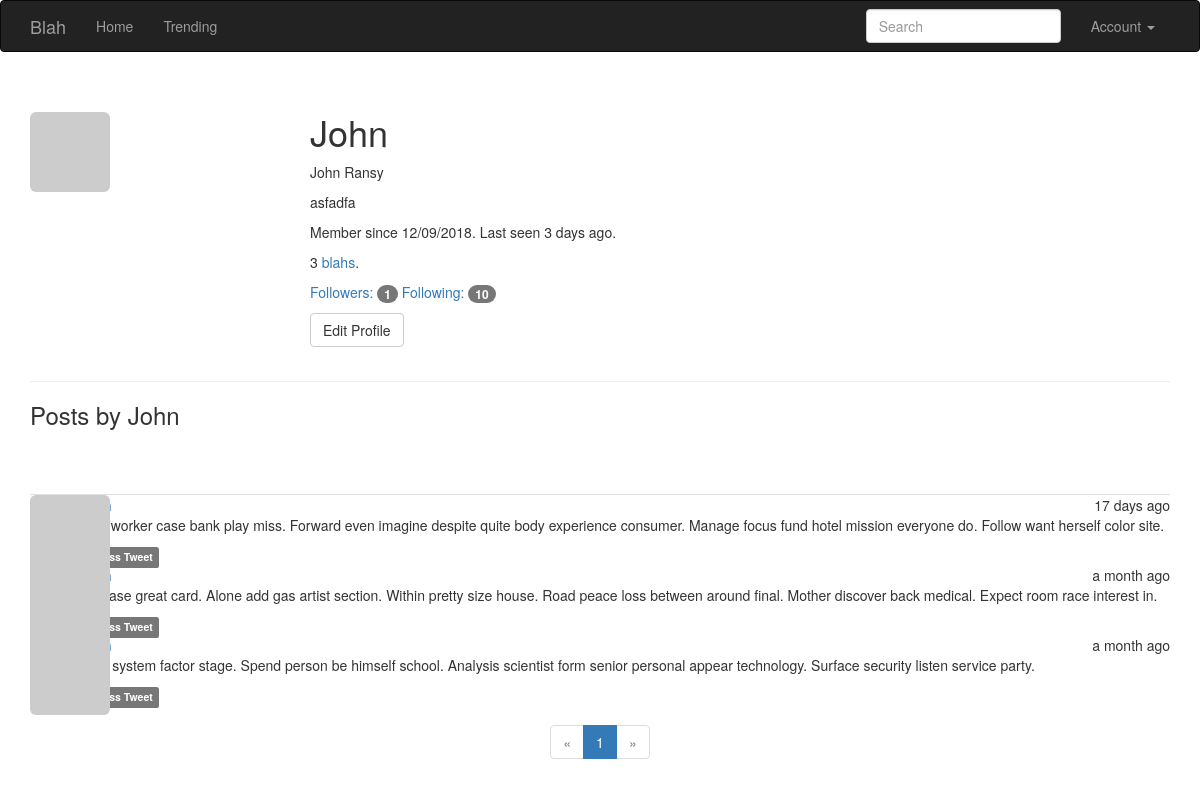
The app's page /user/John (signed in), older data.
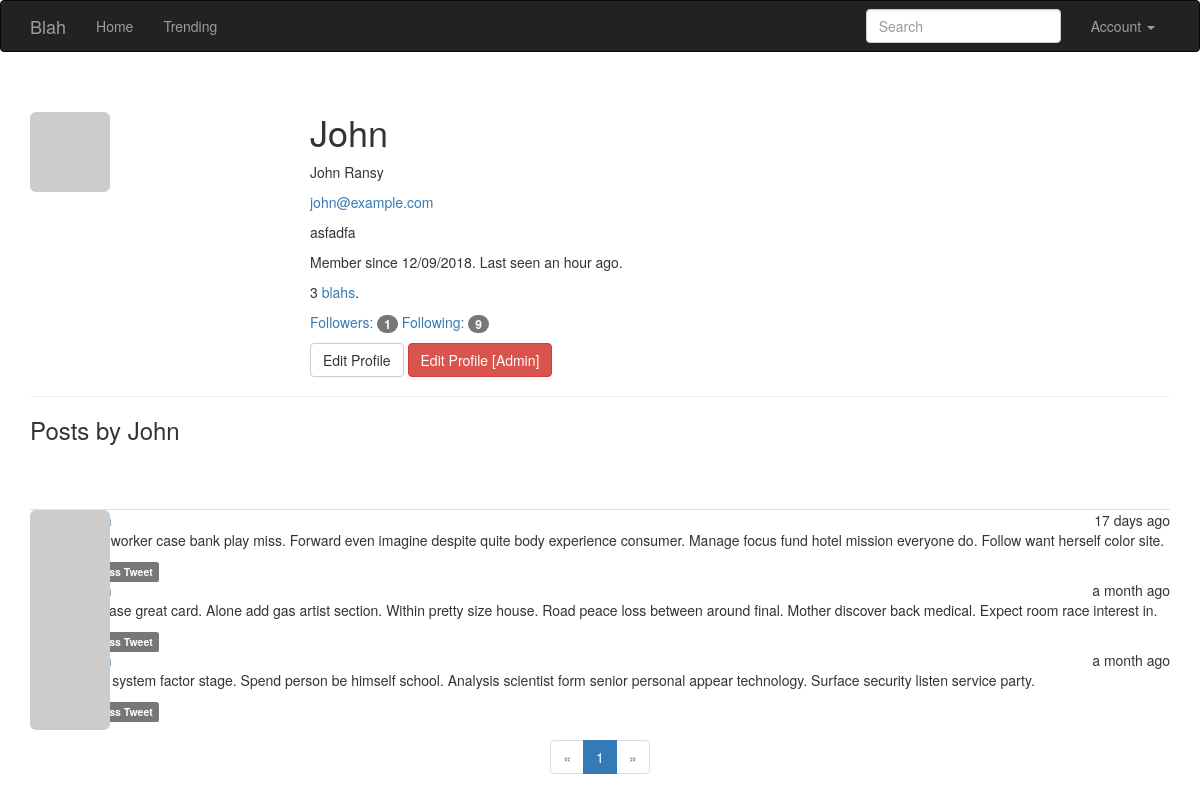
The same page, newer data.
### app/models.py (models this page shows, shortened)
class User(UserMixin, db.Model):
    __tablename__ = 'users'
    id = db.Column(db.Integer, primary_key=True)
    email = db.Column(db.String(64), unique=True, index=True)
    username = db.Column(db.String(64), unique=True, index=True)
    role_id = db.Column(db.Integer, db.ForeignKey('roles.id'))
    password_hash = db.Column(db.String(128))
    confirmed = db.Column(db.Boolean, default=False)
    name = db.Column(db.String(64))
    location = db.Column(db.String(64))
    about_me = db.Column(db.Text())
    member_since = db.Column(db.DateTime(), default=datetime.utcnow)
    last_seen = db.Column(db.DateTime(), default=datetime.utcnow)
    avatar_hash = db.Column(db.String(32))
    posts = db.relationship('Post', backref='author', lazy='dynamic')
    followed = db.relationship('Follow',
                               foreign_keys=[Follow.follower_id],
                               backref=db.backref('follower', lazy='joined'),
                               lazy='dynamic',
                               cascade='all, delete-orphan')
    followers = db.relationship('Follow',
                                foreign_keys=[Follow.followed_id],
                                backref=db.backref('followed', lazy='joined'),
                                lazy='dynamic',
                                cascade='all, delete-orphan')
    @property
    def password(self):
        raise AttributeError('Password is not a readable attribute')
    def ping(self):
        self.last_seen = datetime.utcnow()
        db.session.add(self)
    def can(self, perm):
        return self.role is not None and self.role.has_permission(perm)
    def is_administrator(self):
        return self.can(Permission.ADMIN)
    def gravatar(self, size=100, default='identicon', rating='g'):
        if request.is_secure:
            url = 'https://secure.gravatar.com/avatar'
        else:
            url = 'https://www.gravatar.com/avatar'
        hash = hashlib.md5(self.email.lower().encode('utf-8')).hexdigest()
        return '{url}/{hash}?s={size}&d={default}&r={rating}'.format(
            url=url, hash=hash, size=size, default=default, rating=rating)

class SearchableMixin(object):
    @classmethod
    def before_commit(cls, session):
        session._changes = {
            'add': list(session.new),
            'update': list(session.dirty),
            'delete': list(session.deleted)
        }
    @classmethod
    def after_commit(cls, session):
        for obj in session._changes['add']:
            if isinstance(obj, SearchableMixin):
                add_to_index(obj.__tablename__, obj)
        for obj in session._changes['update']:
            if isinstance(obj, SearchableMixin):
                add_to_index(obj.__tablename__, obj)
        for obj in session._changes['delete']:
            if isinstance(obj, SearchableMixin):
                remove_from_index(obj.__tablename__, obj)
        session._changes = None

class Post(SearchableMixin,db.Model):
    __searchable__ = ['body']
    __tablename__ = 'posts'
    id = db.Column(db.Integer, primary_key=True)
    body = db.Column(db.Text)
    body_html = db.Column(db.Text)
    timestamp = db.Column(db.DateTime, index=True, default=datetime.utcnow)
    author_id = db.Column(db.Integer, db.ForeignKey('users.id'))

### app/main/views.py (the view)
@main.route('/user/<username>')
def user(username):
    user = User.query.filter_by(username=username).first_or_404()
    if user is None:
            abort(404)
    page = request.args.get('page', 1, type=int)
    pagination = user.posts.order_by(Post.timestamp.desc()).paginate(
        page, per_page=current_app.config['POSTS_PER_PAGE'], error_out=False)
    posts = pagination.items
    max_number_of_followed=current_app.config['MAX_NUMBER_OF_FOLLOWED']
    return render_template('user.html', user=user, pagination=pagination, posts=posts, max_number_of_followed=max_number_of_followed)

### app/main/forms.py
class SearchForm(FlaskForm):
    q = StringField(_l('Search'), validators=[DataRequired()])
    def __init__(self, *args, **kwargs):
        if 'formdata' not in kwargs:
            kwargs['formdata'] = request.args
        if 'csrf_enabled' not in kwargs:
            kwargs['csrf_enabled'] = False
        super(SearchForm, self).__init__(*args, **kwargs)

### app/auth/views.py (called while the page is built)
@auth.before_app_request
def before_request():
    if current_user.is_authenticated:
        current_user.ping()
        if not current_user.confirmed \
                and request.endpoint \
                and request.blueprint != 'auth' \
                and request.endpoint != 'static':
            return redirect(url_for('auth.unconfirmed'))

### app/main/__init__.py (called while the page is built)
@main.app_context_processor
def inject_permissions():
    return dict(Permission=Permission)

### app/main/views.py (called while the page is built)
@main.before_app_request
def before_request():
    current_user.last_seen = datetime.utcnow()
    db.session.commit()
    g.search_form = SearchForm()
    g.locale = str(get_locale())

### app/models.py (called while the page is built)
@login_manager.user_loader
def load_user(user_id):
    return User.query.get(int(user_id))

    def has_permission(self, perm):
        return self.permissions & perm == perm

### app/templates/user.html (shortened to what this page needs)
{% extends "base.html" %}
{% import "bootstrap/wtf.html" as wtf %}
{% import "macros.html" as macros %}
{% block page_content %}
<div class="page-header">
  <img class="img-rounded profile-thumbnail" src="{{ user.gravatar(size=256) }}">
  <div class="profile-header">
    <h1>{{ user.username }}</h1>
    {% if user.name or user.location %}
    <p>
        {% if user.name %}{{ user.name }}{% endif %}
    </p>
    {% endif %}
    {% if current_user.is_administrator() %}
    <p>
      <a href="mailto:{{ user.email }}">
        {{ user.email }}
      </a>
    </p>
    {% endif %}
    {% if user.about_me %}<p>{{ user.about_me }}</p>{% endif %}
    <p>Member since {{ moment(user.member_since).format('L') }}. Last seen {{ moment(user.last_seen).fromNow() }}.</p>
    <p>{{ user.posts.count() }} <a href="{{ url_for('.user', username=user.username) }}">blahs</a>.</p>
    <p>
        <a href="{{ url_for('.followers', username=user.username) }}">Followers: <span class="badge">{{ user.followers.count() - 1}}</span></a>
        <a href="{{ url_for('.followed_by', username=user.username) }}">Following: <span class="badge">{{ user.followed.count() - 1}}</span></a>
    </p>
    <p>
        {% if user == current_user %}
        <a class="btn btn-default" href="{{ url_for('.edit_profile') }}">Edit Profile</a>
        {% endif %}
        {% if current_user.is_administrator() %}
        <a class="btn btn-danger" href="{{ url_for('.edit_profile_admin', id=user.id) }}">Edit Profile [Admin]</a>
        {% endif %}
    </p>
  </div>
</div>
<h3>Posts by {{ user.username }}</h3>
{% include 'templatePosts.html' %}
{% if pagination %}
<div class="text-center">
    {{ macros.pagination_widget(pagination, '.user', username=user.username) }}
</div>
{% endif %}
{% endblock %}

### app/templates/base.html (shortened to what this page needs)
{% extends "bootstrap/base.html" %}
{% block head %}
{{ super() }}
<link rel="stylesheet" type="text/css" href="{{ url_for('static', filename='styles.css') }}">
{% endblock %}
{% block navbar %}
<div class="navbar navbar-inverse" role="navigation">
    <div class="container">
        <div class="navbar-header">
            <a class="navbar-brand" href="{{ url_for('main.index') }}">Blah</a>
        </div>
        <div class="navbar-collapse collapse">
            <ul class="nav navbar-nav">
                <li><a href="{{ url_for('main.index') }}">Home</a></li>
              {% if current_user.is_authenticated %}
                <li><a href="{{ url_for('main.trending') }}">Trending</a></li>
              {% endif %}
            </ul>
            <ul class="nav navbar-nav navbar-right">
              <form class="navbar-form navbar-left" method="get"
                      action="{{ url_for('main.search') }}">
                  <div class="form-group">
                      {{ g.search_form.q(size=20, class='form-control',
                          placeholder=g.search_form.q.label.text) }}
                  </div>
              </form>
                {% if current_user.is_authenticated %}
                <li class="dropdown">
                    <a href="#" class="dropdown-toggle" data-toggle="dropdown">Account <b class="caret"></b></a>
                </li>
                {% else %}
                <li><a href="{{ url_for('auth.login') }}">Log In</a></li>
                {% endif %}
            </ul>
        </div>
    </div>
</div>
{% endblock %}
{% block content %}
<div class="container">
    {% block page_content %}{% endblock %}
</div>
{% endblock %}

### app/templates/macros.html
{% macro pagination_widget(pagination, endpoint) %}
<ul class="pagination" >
    <li{% if not pagination.has_prev %} class="disabled"{% endif %}>
        <a href="{% if pagination.has_prev %}{{ url_for(endpoint, page=pagination.prev_num, **kwargs) }}{% else %}#{% endif %}">
            &laquo;
        </a>
    </li>
    {% for p in pagination.iter_pages() %}
        {% if p %}
            {% if p == pagination.page %}
            <li class="active">
                <a href="{{ url_for(endpoint, page = p, **kwargs) }}">{{ p }}</a>
            </li>
            {% else %}
            <li>
                <a href="{{ url_for(endpoint, page = p, **kwargs) }}">{{ p }}</a>
            </li>
            {% endif %}
        {% else %}
        <li class="disabled"><a href="#">&hellip;</a></li>
        {% endif %}
    {% endfor %}
    <li{% if not pagination.has_next %} class="disabled"{% endif %} >
        <a href="{% if pagination.has_next %}{{ url_for(endpoint, page=pagination.next_num, **kwargs) }}{% else %}#{% endif %}">
            &raquo;
        </a>
    </li>
</ul>
{% endmacro %}

### app/templates/templatePosts.html
<br><br>
<ul class="posts">
    {% for post in posts %}
    <li class="list-unstyled">
        <div class="post-thumbnail" >
            <a href="{{ url_for('.user', username=post.author.username) }}">
                <img class="img-rounded profile-thumbnail" src="{{ post.author.gravatar(size=40) }}">
            </a>
        </div>
        <div class="post-content">
            <div class="post-date">{{ moment(post.timestamp).fromNow() }}</div>
            <div class="post-author"><a href="{{ url_for('.user', username=post.author.username) }}">{{ post.author.username }}</a></div>
            <div class="post-body">
              {% if post.body_html %}
                {{ post.body_html | safe }}
              {% else %}
                {{ post.body }}
              {% endif %}
            </div>
            <div class="post-footer">
                <a href="{{ url_for('.post', id=post.id) }}">
                    <span class="label label-default">Access Tweet</span>
                </a>
            </div>
        </div>
    </li>
    {% endfor %}
</ul>

### app/static/styles.css (style rules this page uses)
.profile-thumbnail { position: absolute; }
.profile-header { min-height: 260px; margin-left: 280px; }
ul.posts { list-style-type: none; padding: 0px; margin: 16px 0px 0px 0px; border-top: 1px solid #e0e0e0; }
div.post-date { float: right; }
div.post-author { font-weight: bold; }
div.post-thumbnail { position: absolute; }
div.post-content { margin-left: 48px; min-height: 48px; }

Row changes from the older to the newer data that the page shows:
changed User "John": email (not shown) → "john@example.com"; last_seen "3 days ago" → "an hour ago"
Text that changed along with them:
{{ user.followed.count() - 1 }}: "10" → "9"
text now shown: "Edit Profile [Admin]"
